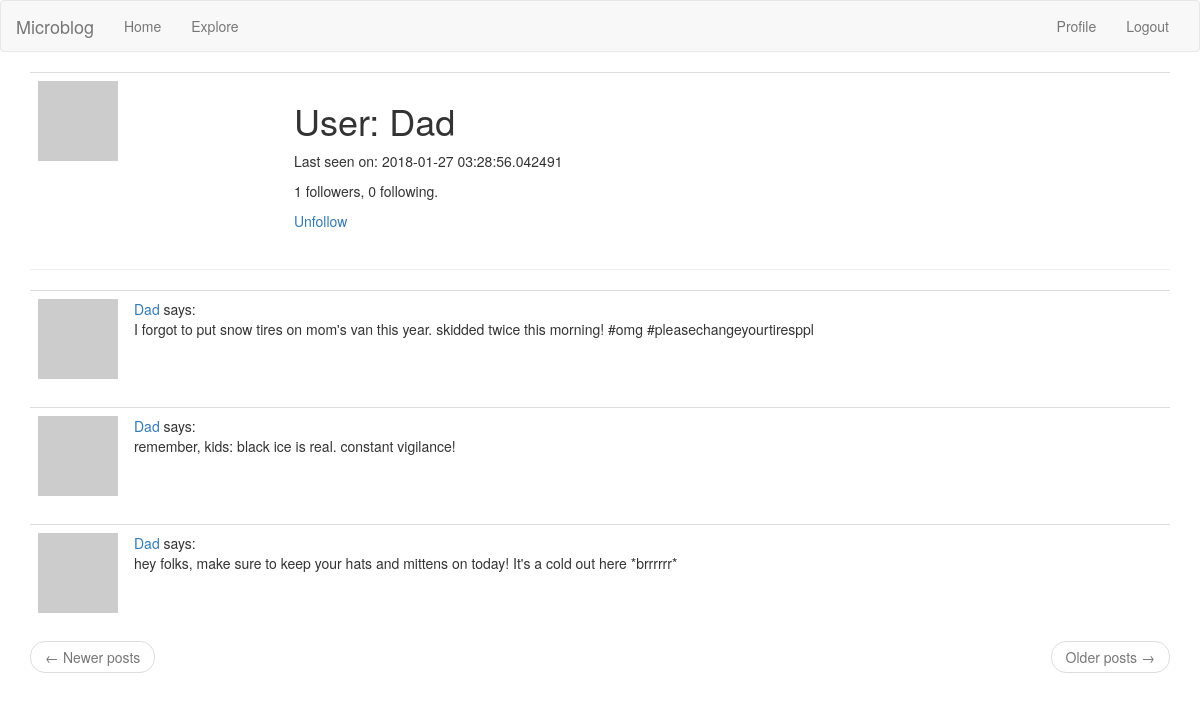
/user/Dad (signed in), run on the app's committed database.
### app/models.py (models this page shows, shortened)
class User(UserMixin, db.Model):
    id = db.Column(db.Integer, primary_key = True)
    username = db.Column(db.String(64), index = True, unique = True)
    email = db.Column(db.String(120), index = True, unique = True)
    password_hash = db.Column(db.String(128))
    posts = db.relationship("Post", backref = "author", lazy = "dynamic")
    about_me = db.Column(db.String(140))
    last_seen = db.Column(db.DateTime, default = datetime.utcnow)
    followed = db.relationship("User", secondary = followers,
    primaryjoin = (followers.c.follower_id == id),
    secondaryjoin = (followers.c.followed_id == id),
    backref = db.backref("followers", lazy = "dynamic"), lazy = "dynamic")
    def avatar(self, size):
        digest = md5(self.email.lower().encode("utf-8")).hexdigest()
        return "https://www.gravatar.com/avatar/{}?d=retro&s={}".format(digest, size)
    def is_following(self, user):
        return self.followed.filter(followers.c.followed_id==user.id).count()>0

class Post(db.Model):
    id = db.Column(db.Integer, primary_key = True)
    body = db.Column(db.String(140))
    timestamp = db.Column(db.DateTime, index = True, default = datetime.utcnow)
    user_id = db.Column(db.Integer, db.ForeignKey("user.id"))

### app/routes.py (the view)
@flaskApp.route("/user/<username>")
@login_required
def user(username):
    user = User.query.filter_by(username = username).first_or_404()
    page = request.args.get("page", 1, type = int)
    posts = user.posts.order_by(Post.timestamp.desc()).paginate(page,
        flaskApp.config["POSTS_PER_PAGE"], False)
    next_url = url_for("user", page = posts.next_num) if posts.has_next else None
    prev_url = url_for("user", page = posts.prev_num) if posts.has_prev else None
    return render_template("user.html", user = user, posts = posts.items,
        next_url = next_url, prev_url = prev_url)

### app/models.py (called while the page is built)
@login.user_loader
def load_user(id):
    return User.query.get(int(id))

### app/routes.py (called while the page is built)
@flaskApp.before_request
def before_request():
    if current_user.is_authenticated:
        current_user.last_seen = datetime.utcnow()
        db.session.commit()

### app/templates/user.html (shortened to what this page needs)
{% extends "base.html" %}
{% block app_content %}
    <table class = "table table-hover">
        <tr>
        <td width = "256px"><img src = "{{ user.avatar(128) }}"</td>
        <td>
            <h1>User: {{ user.username }}</h1>
            {% if user.last_seen %}<p>Last seen on: {{ user.last_seen }}</p>{% endif %}
            <p>{{ user.followers.count() }} followers, {{ user.followed.count() }} following.</p>
            {% if user == current_user %}
            <p><a href = "{{ url_for('edit_profile') }}">Edit your profile</a></p>
            <!-- follow or unfollow buttons, depending on whether current_user is
            already following them. -->
            {% elif not current_user.is_following(user) %}
            <p><a href = "{{ url_for('follow', username = user.username) }}">Follow</a></p>
            {% else %}
            <p><a href = "{{ url_for('unfollow', username = user.username) }}">Unfollow</a></p>
            {% endif %}
        </td>
        </tr>
    </table>
    <hr>
    {% for post in posts %}
        {% include "_post.html" %}
    {% endfor %}
    <nav aria-label="...">
        <ul class="pager">
            <li class="previous{% if not prev_url %} disabled{% endif %}">
                <a href="{{ prev_url or '#' }}">
                    <span aria-hidden="true">&larr;</span> Newer posts
                </a>
            </li>
            <li class="next{% if not next_url %} disabled{% endif %}">
                <a href="{{ next_url or '#' }}">
                    Older posts <span aria-hidden="true">&rarr;</span>
                </a>
            </li>
        </ul>
    </nav>
{% endblock %}

### app/templates/_post.html
<table class = "table table-hover">
    <tr>
        <td width = "70px">
            <a href = "{{ url_for('user', username = post.author.username) }}">
                <img src = "{{ post.author.avatar(36) }}">
            </a>
        </td>
        <td>
            <a href = "{{ url_for('user', username = post.author.username) }}">
            {{ post.author.username }}
            </a>
            says:
            <br>
            {{ post.body }}
        </td>
    </tr>
</table>

### data on the page
User: username "Dad", last_seen "2018-01-27 03:28:56.042491"
Post: author.username "Dad", body "I forgot to put snow tires on mom's van this year. skidded twice this morning! #omg #pleasechangeyourtiresppl"
Post: author.username "Dad", body "remember, kids: black ice is real. constant vigilance!"
Post: author.username "Dad", body "hey folks, make sure to keep your hats and mittens on today! It's a cold out here *brrrrrr*"

### other printed values
{{ user.followers.count() }} "1"
{{ user.followed.count() }} "0"
